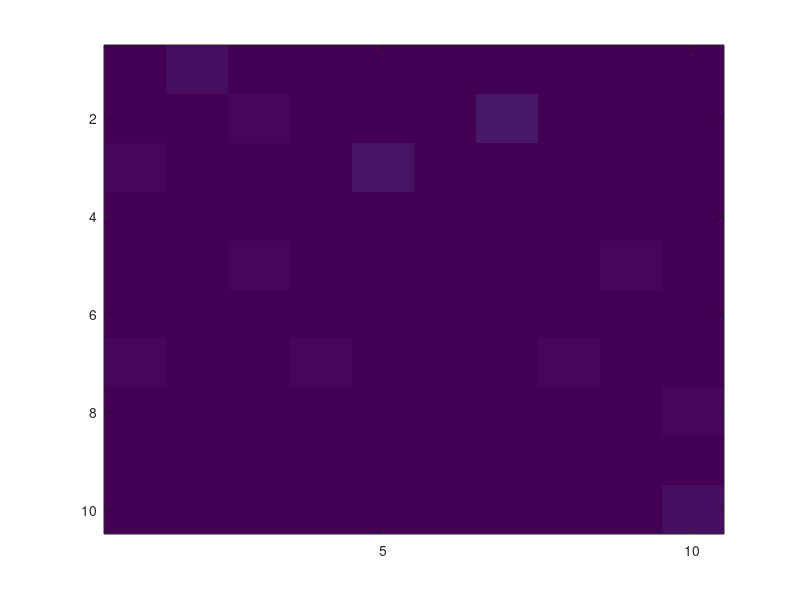

Reproduce this figure in MATLAB. (Note: this script raises an error after producing the figure.)
%% Description
% Simulates spontaneous brain activity based on paper "An Evolutionary Game
% Theory Model of Spontaneous Brain Functioning" (Madeo et al., 2017)
%
% Find info on parameters adjMatrix, propensity1 = propensity2, activations
% (all generated randomly in this script) in paper

%% Set options
numNodes = 10;
maxStrength = 10;
numIter = 1;
% tspan = [0 15];
tRes = 0.1;
tspan = 0:tRes:15;


%% Start simulation
for i = 1:numIter

%% Create adjacency matrix
% weights must be greater than equal to 0, with magnitude corresponding to
% strength of influence region v has on region w

adjMatrix = random('Exponential',1,numNodes);

figure('units','normalized','outerposition',[0 0 0.6 1]);image(adjMatrix)
xticks(5:5:numNodes);
xticklabels(string(5:5:numNodes));
yticks(5:5:numNodes);
yticklabels(string(5:5:numNodes));
xlabel('Area (v)')
ylabel('Area (w)')
title('Adjacency Matrix','FontSize',60,'FontName','Times New Roman')
set(gca,'FontSize',40,'FontName','Times New Roman')
set(gca,'TickLength',[0 0])
colormap(jet(maxStrength+1))
colorbar('Ticks',1.5:2:maxStrength+1.5,'TickLabels',string(0:2:maxStrength),'TickLength',0)
set(gcf,'color','w')

%% Calculate propensity values
% propensity for node v to fire when node w fires

propensity1 = randsample([-1:1],numNodes^2,true);
propensity1 = reshape(propensity1,numNodes,numNodes);
propensity2 = propensity1;
for n = 1:numNodes
    propensity1(n,n) = 0;
    propensity2(n,n) = 0;
end


figure('units','normalized','outerposition',[0 0 0.6 1]); image(propensity1+2)
xticks(5:5:numNodes);
xticklabels(string(5:5:numNodes));
yticks(5:5:numNodes);
yticklabels(string(5:5:numNodes));
xlabel('Area (v)')
ylabel('Area (w)')
title('Propensity Matrix','FontSize',60,'FontName','Times New Roman')
set(gca,'FontSize',40,'FontName','Times New Roman')
set(gca,'TickLength',[0 0])
colormap(jet(3))
ticks = -1:1;
colorbar('Ticks',1.5:3.5,'TickLabels',string(ticks),'TickLength',0)
set(gcf,'color','w')

%% Calculate payoffs for activation/inactivation
% starting activations

activationDivider = 10;
activations = randsample(0:activationDivider,numNodes,true)/activationDivider;


activationPayoffs = zeros(numNodes);
inactivationPayoffs = zeros(numNodes);
for v = 1:numNodes
    for w = 1:numNodes
    activationPayoffs(v,w) = activations(w)*propensity1(v,w); 
    % the payoff for v activating when w activates is activationPayoffs(v,w)
    inactivationPayoffs(v,w) = (1-activations(w))*propensity2(v,w);
    % the payoff for v inactivating when w inactivates is inactivationPayoffs(v,w)
    end
end
payoffDiffs = activationPayoffs - inactivationPayoffs;

%% Display signed adjacency matrix
figure('units','normalized','outerposition',[0 0 0.6 1]); image(adjMatrix.*propensity1+maxStrength+1)
xticks(5:5:numNodes);
xticklabels(string(5:5:numNodes));
yticks(5:5:numNodes);
yticklabels(string(5:5:numNodes));
xlabel('Area (v)')
ylabel('Area (w)')
title('Signed Adjacency Matrix','FontSize',60,'FontName','Times New Roman')
set(gca,'FontSize',40,'FontName','Times New Roman')
set(gca,'TickLength',[0 0])
colormap(jet(length(-maxStrength:maxStrength)))
colorbar('Ticks',(1.5:5:maxStrength*2+1.5),'TickLabels',string(-maxStrength:5:maxStrength),'TickLength',0)
set(gcf,'color','w')

%% Evaluate differential equation
str = '[';
for v = 1:numNodes
    if v == numNodes
        eval(strcat('str = [str, ''activations(',num2str(v),')]''];'))
    else
        eval(strcat('str = [str, ''activations(',num2str(v),');''];'))
    end
end
eval(strcat('[t,x] = ode23(@(t,x) dfun(t,x,propensity1,propensity2,adjMatrix,numNodes),tspan,',str,');'))
 
figure('units','normalized','outerposition',[0 0 1 1]);
hold on
for v = 1:numNodes
    eval(['plot(t,x(:,',num2str(v),'),''LineWidth'',3);'])
end
title('Activations for Different Nodes (Calculated with ODE23)','FontSize',60,'FontName','Times New Roman')
xlabel('Time');
ylabel('Activation');
set(gca,'FontSize',40,'FontName','Times New Roman')
xlim(tspan([1,end]))
ylim([-0.2,1.2])
yticks(0:0.2:1)
set(gca,'TickLength',[0 0])
set(gcf,'color','w')

end
%% ODE function
function dxdt = dfun(t,x,propensity1,propensity2,adjMatrix,numNodes)
str4 = '';
vcount = 0;
for v = 1:numNodes
    vcount = vcount + 1;
    eval(strcat('str1 = ''x(',num2str(v),')*(1-x(',num2str(v),...
        '))*'';'))
    str2 = '(';
    wcount = 0;
    for w = 1:numNodes
        
        if v ~= w
            wcount = wcount + 1;
            p1 = num2str(propensity1(v,w));
            p2 = num2str(propensity2(v,w));
            a = num2str(adjMatrix(v,w));
            
            if wcount == numNodes - 1
                eval(strcat('str2 = [str2, ''',a,'*((',p1,'+',p2,')*x(',num2str(w),')-',p2,'))''];'))
            else
                eval(strcat('str2 = [str2, ''',a,'*((',p1,'+',p2,')*x(',num2str(w),')-',p2,')+''];'))
            end
        end
    end
    
    str3 = [str1,str2]; 
    if vcount == 1
        str4 = str3;
    elseif vcount == numNodes
        str4 = [str4,';',str3,';'];
        
    else
        str4 = [str4,';',str3];
    end
end
        
eval(strcat('dxdt = [',str4,'];'))
end